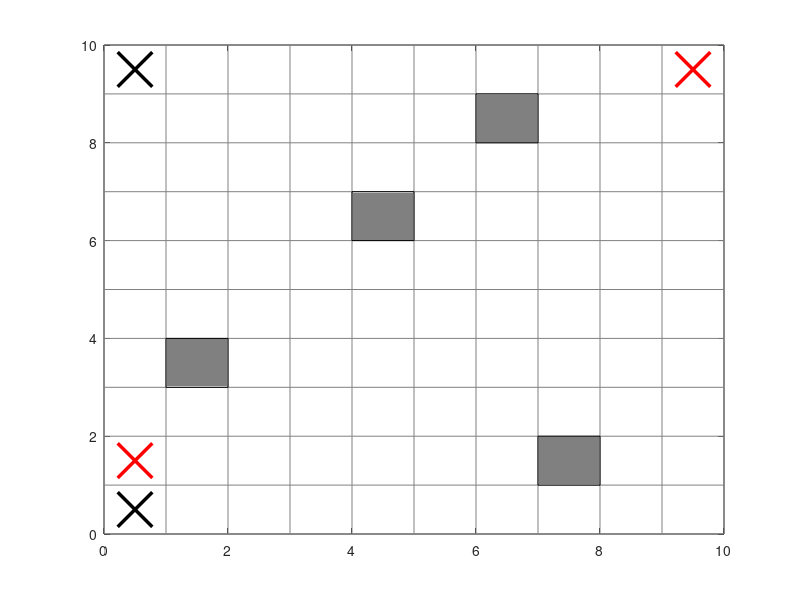

The MATLAB script that drew this image: (Note: this script raises an error after producing the figure.)
%% ASEN 6519-001
% Ramya Kanlapuli
% Final Project

% Create environment for autobot obstacle avoidance

grid_x = 10; %number of horizontal and vertical cells
grid_y = 10;
[X,Y] = meshgrid(0:1:grid_x,0:1:grid_y);


% specify x,y static obstacle locations
% The 0.5s are so the obstacles are inside the cells 
obst_loc = [1.5,3.5;
        6.5,8.5;
        7.5,1.5;
        4.5,6.5];
% Specify obstacle locations for plotting
% I plot obstacles using the rectangle function, so that needs me to
% specify the lower left corner of the rectangle

obst_plot = [1,3;
        6,8;
        7,1;
        4,6];

    
    
 start_auto = [0.5;1.5]; % so it starts in cell 1,1 %Similar reasoning for the 0.5s
 start_decep = [0.5;9.5];
 stop_auto = [9.5;9.5];
 stop_decep = [0.5;0.5];

 
figure;
% To plot the grid
plot(X,Y,'color',[0.5 0.5 0.5]);hold on; 
plot(Y,X,'color',[0.5 0.5 0.5]);
plot(stop_auto(1),stop_auto(2),'rx','LineWidth',2.5,'MarkerSize',25)
plot(start_auto(1),start_auto(2),'rx','LineWidth',2.5,'MarkerSize',25)
plot(stop_decep(1),stop_decep(2),'kx','LineWidth',2.5,'MarkerSize',25)
plot(start_decep(1),start_decep(2),'kx','LineWidth',2.5,'MarkerSize',25)
hold on 
 for i=1:numel(obst_plot)/2
     pos = [obst_plot(i,1),obst_plot(i,2),1,1];
     rectangle('Position',pos,'FaceColor',[.5 .5 .5])
 end
%plot(obst(:,1),obst(:,2),'bs','LineWidth',2.5,'MarkerSize',30)

%% 
% This section is to plot the decepticon path.
% The decepticon moves in a lawnmower pattern, avoiding obstacles that it
% might face.

time = 107; % The decepticon wraps around so you can do how many ever time steps
[path] = DecepticonPath(start_decep,stop_decep,obst_loc,grid_x,grid_y,time);
% Tolerance for each path point = +/-0.5,+/-0.5

%figure;


hold on
plot(path(:,1),path(:,2),'b')
path = path';
%quiver(x,y,u,v)
%figure;
for i=1:(numel(path)/2-1)
    
    temp = path(:,i+1)-path(:,i);
    hold on;
    quiver(path(1,i),path(2,i),temp(1),temp(2))
end


%% Policy iteration again
% Using policyevalver3 now
time = 107;
n_state = grid_x*grid_y;
pi_action = zeros(n_state,time);

%initialize random pi action
for a = 1:n_state
    pi_action(a,1) = randi(3);
end
old_action = pi_action(:,1);

count = 1;

time= 107;

[decep_path] = DecepticonPath(start_decep,stop_decep,obst_loc,grid_x,grid_y,time);
decep_path = decep_path';


while 1
    decep_loc = decep_path(:,count);


[Util_vec,new_action] = PolicyEvalver3(start_auto,stop_auto,start_decep,stop_decep,obst_loc,time,old_action,decep_loc);

if count>77 %Change count based onwhat pos wrt the time step you want the decepticon in
    break;
else
    old_action = new_action;
end

count = count+1;
end

figure;
for s = 1:n_state
     s_x = fix(s/10)+1;
     s_y = mod(s,10);
        if s_y==0
             s_x = s_x-1;
             s_y = grid_y;
        end
        s_old = [s_x-0.5;s_y-0.5];

if new_action(s)==1
    u=0;v=1;
elseif new_action(s)==2
    u=1;v=0;
elseif new_action(s) ==3
    u=0;v=-1;
end

hold on
obst_flag = 0;
        for k=1:numel(obst_loc)/2
            if obst_loc(k,1)==s_old(1)&&obst_loc(k,2)==s_old(2)
                obst_flag = 1;
            end
        end

     if s_old(1)==decep_loc(1) && s_old(2)==decep_loc(2)
        u=0;v=0; 
     elseif obst_flag==1
        u=0;v=0;
     end
     
  
     quiver(s_old(1),s_old(2),u,v,'linewidth',2,'MaxHeadSize',0.9,'Color','b')
     
end

hold on

plot(X,Y,'color',[0.5 0.5 0.5]);hold on; 
plot(Y,X,'color',[0.5 0.5 0.5]);
plot(stop_auto(1),stop_auto(2),'kx','LineWidth',2.5,'MarkerSize',25)
plot(start_auto(1),start_auto(2),'kx','LineWidth',2.5,'MarkerSize',25)
plot(decep_loc(1),decep_loc(2),'rx','LineWidth',2.5,'MarkerSize',25)

hold on 

for i=1:numel(obst_plot)/2
     pos = [obst_plot(i,1),obst_plot(i,2),1,1];
     rectangle('Position',pos,'FaceColor',[.5 .5 .5])
end


xlabel('x position(units)')
ylabel('y position(units)')
title(['Policy for t=', num2str(count)])
